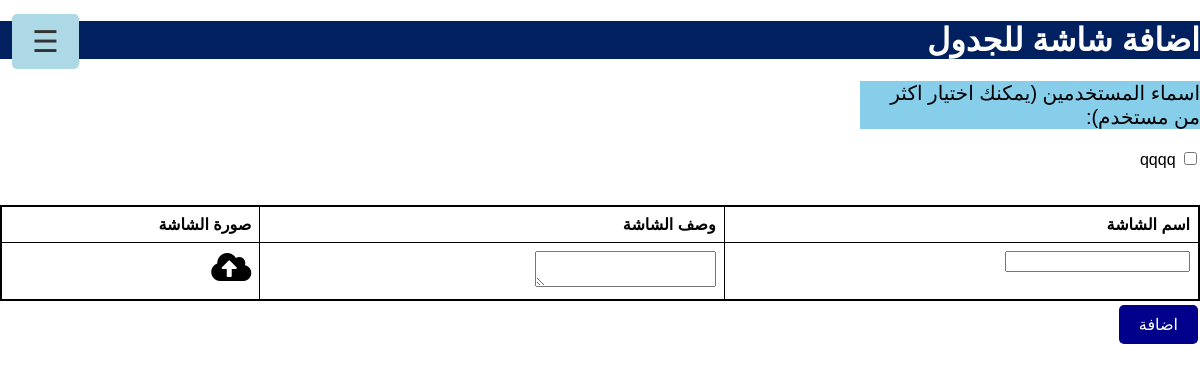
Page /add_screen_to_table/1 on the earlier database version.
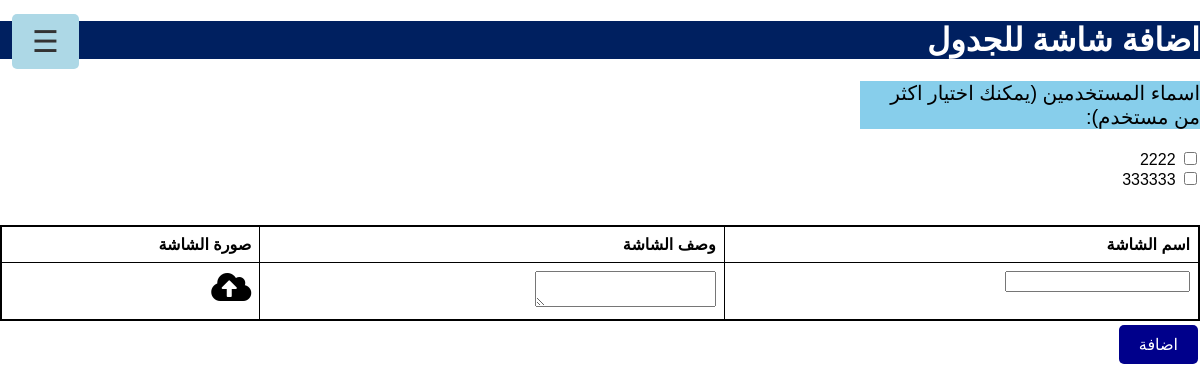
Same page on the later database version.
### app.py (models this page shows)
class User(db.Model):
    id = db.Column(db.Integer, primary_key=True)
    username = db.Column(db.String(100), nullable=False)
    user_description = db.Column(db.Text, nullable=True)
    screens = db.relationship('Screen', secondary='screen_user', backref='users')

### app.py (the view)
@app.route('/add_screen_to_table/<int:table_id>')
def add_screen_to_table_form(table_id):
    users = User.query.all()
    return render_template('add_screen_to_table.html', table_id=table_id, users=users)

### templates/add_screen_to_table.html (shortened to what this page needs)
<!DOCTYPE html>
<html lang="en">
  <head>
    <link
      rel="stylesheet"
      href="https://cdnjs.cloudflare.com/ajax/libs/font-awesome/5.15.4/css/all.min.css"
    />
    <link rel="stylesheet" href="../static/addscreen.css" />
    <link rel="stylesheet" href="../static/navbar.css" />
  </head>
  <body>
    {% include 'navbar.html' %}
    <form
      id="addScreenForm"
      action="/create_screen_for_table"
      method="POST"
      enctype="multipart/form-data"
    >
      <div>
        <h1 style="background-color: #002060; color: white">
          اضافة شاشة للجدول
        </h1>
        <div>
          <p style="background-color: skyblue; font-size: 20px; width: 340px">
            اسماء المستخدمين (يمكنك اختيار اكثر من مستخدم):
          </p>
          {% for user in users %}
          <input
            type="checkbox"
            id="user_{{ user.id }}"
            name="user_ids"
            value="{{ user.id }}"
          />
          <label for="user_{{ user.id }}">{{ user.username }}</label><br />
          {% endfor %}
        </div>
        <br /><br />
        <table>
          <thead>
            <tr class="title">
              <th>اسم الشاشة</th>
              <th>وصف الشاشة</th>
              <th>صورة الشاشة</th>
            </tr>
          </thead>
          <tbody>
            <tr>
              <td>
                <input
                  type="text"
                  id="screen_name"
                  name="screen_name"
                  required
                />
              </td>
              <td>
                <textarea
                  id="screen_description"
                  name="screen_description"
                  required
                ></textarea>
              </td>
              <td>
                <label for="file-upload" class="custom-file-upload">
                  <i class="fas fa-cloud-upload-alt fa-2x"></i>
                </label>
              </td>
            </tr>
          </tbody>
        </table>
        <button type="button" id="submitBtn">اضافة</button>
      </div>
    </form>
  </body>
</html>

Differences in the rows shown:
removed User: username "qqqq"
added User: username "2222"
added User: username "333333"
